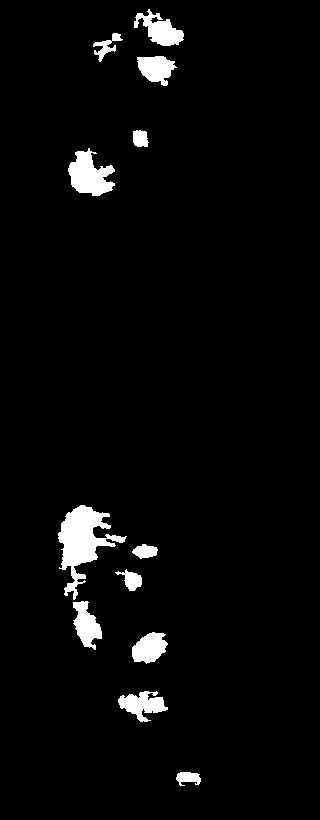
#> input picture mask.jpg, 320 x 820 px
$ python JustTest.py
#> lines starting #> are read from the running program, lines starting #| are printed output that depends on the picture; after the words box and inside, x2 and y2 are one past the last pixel; in counts of white or black regions, pixels touching at a corner belong together
import cv2
import numpy as np


def main():

    img = cv2.imread('mask.jpg')
#> img is the input picture: shape (820, 320, 3); min 0, max 255, mean 9.1
    gray = cv2.cvtColor(img, cv2.COLOR_BGR2GRAY)
    ret, binary = cv2.threshold(gray, 235, 255, cv2.THRESH_BINARY)
#> binary: shape (820, 320); 3.6% white; 12 white regions
    contours, heriachy = cv2.findContours(binary, 2, 1)
#> contours = 12 contours; largest, box (x1, y1, x2, y2) and area: (58, 505, 127, 600) 2328, (68, 148, 115, 196) 1254, (134, 9, 184, 46) 804, (118, 691, 168, 722) 752, (73, 601, 102, 650) 748; heriachy = [[1, -1, -1, -1], [2, 0, -1, -1], [3, 1, -1, -1], [4, 2, -1, -1], [5, 3, -1, -1], [6, 4, -1, -1], [7, 5, -1, -1], [8, 6, -1, -1], [9, 7, -1, -1], [10, 8, -1, -1], [11, 9, -1, -1], [-1, 10, -1, -1]]
    # cv2.imshow('fig_source', img)
    # cv2.waitKey(0)

    # 简单的想法是将每个凸包手动画线连接成一整个连通区域，然后重新寻找一个大凸包
    hulls = []
    lines = []
    for cnt in contours:
        hull = cv2.convexHull(cnt)
        lines.append(tuple(hull[0][0]))
#> this loop made 12 passes
#> after the loop, lines = [(190, 772), (156, 691), (154, 632), (87, 601), (136, 573), (145, 544), (84, 505), (89, 148), (140, 130), (163, 56), (117, 33), (149, 9)]

    for j in range(len(lines)):
        if j + 1 < len(lines):
            cv2.line(img, lines[j], lines[j + 1], (255, 255, 255), 2)
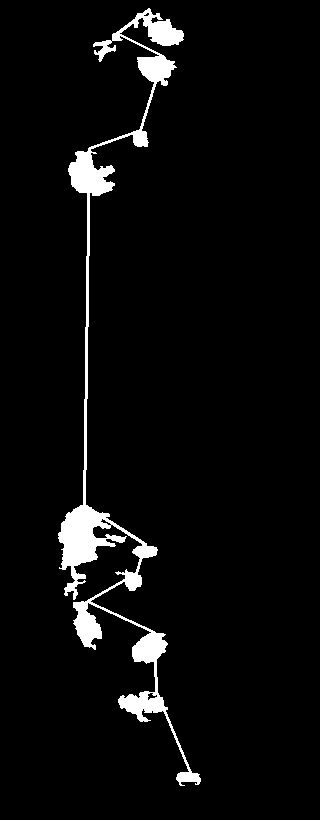
#> img: shape (820, 320, 3); 0.89% of pixels changed, all inside (x1, y1, x2, y2) = (83, 8, 192, 773)

    # 在连线完的图片上重新寻找最外层轮廓
    gray2 = cv2.cvtColor(img, cv2.COLOR_BGR2GRAY)
    ret2, binary2 = cv2.threshold(gray2, 235, 255, cv2.THRESH_BINARY)
#> binary2: shape (820, 320); 4.4% white; 1 white region
    contours2, heriachy2 = cv2.findContours(binary2, cv2.RETR_EXTERNAL, cv2.CHAIN_APPROX_NONE)
#> contours2 = 1 contour; box (x1, y1, x2, y2) and area: (58, 8, 201, 786) 10066; heriachy2 = [[-1, -1, -1, -1]]
    for cnt2 in contours2:
        hull2 = cv2.convexHull(cnt2)
        hulls.append(hull2)
#> this loop made 1 pass
#> after the loop, hulls = 1 contour; box (x1, y1, x2, y2) and area: (58, 8, 201, 786) 85706

    draw_hulls = cv2.drawContours(img, hulls, -1, (0, 0, 255), 2)  # 最后一个参数-1表示填充
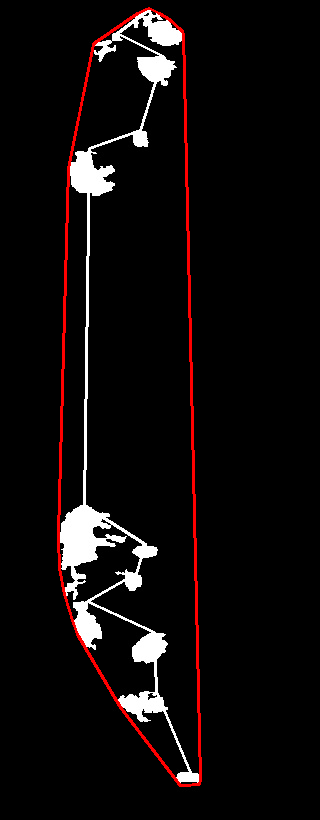
#> draw_hulls: shape (820, 320, 3); mean B, G, R 11, 11, 15.9

    cv2.imwrite('fig_hull.png', draw_hulls)
    cv2.imshow('fig_lines', img)
    cv2.waitKey(0)


if __name__ == "__main__":
    main()
